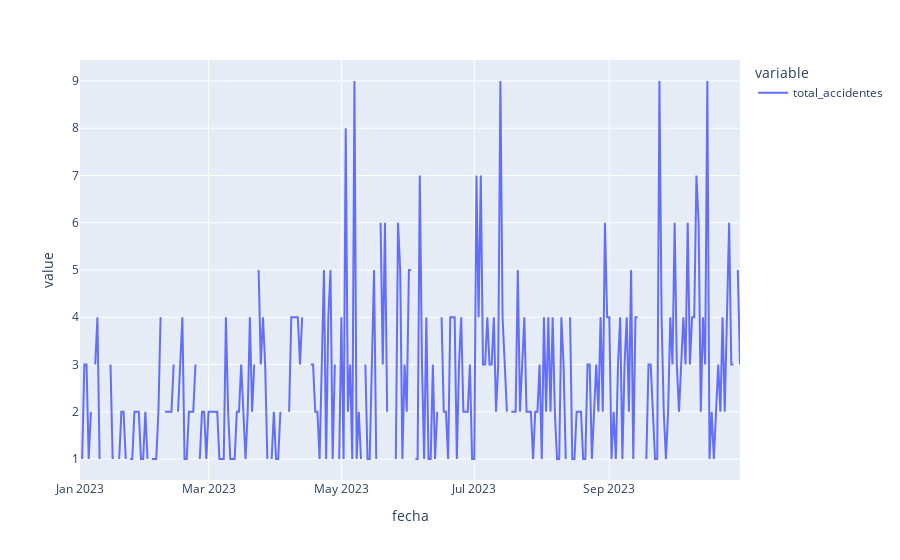

Source (notebook cell):
### Code cell
px.line(accidentes_2023['total_accidentes'])

### Figure 1 — Plotly figure (JSON) as saved in the notebook; plotly's stock layout.template omitted (floating-point values rounded to 4 significant figures; data arrays with more than 128 entries replaced by an {"elided": "..."} marker saying what was removed)
{"data": [{"hovertemplate": "variable=total_accidentes<br>fecha=%{x}<br>value=%{y}<extra></extra>", "legendgroup": "total_accidentes", "line": {"color": "#636efa", "dash": "solid"}, "marker": {"symbol": "circle"}, "mode": "lines", "name": "total_accidentes", "orientation": "v", "showlegend": true, "type": "scatter", "x": {"elided": "304 str values"}, "xaxis": "x", "y": {"elided": "304 int values"}, "yaxis": "y"}], "layout": {"legend": {"title": {"text": "variable"}, "tracegroupgap": 0}, "margin": {"t": 60}, "xaxis": {"anchor": "y", "domain": [0, 1], "title": {"text": "fecha"}}, "yaxis": {"anchor": "x", "domain": [0, 1], "title": {"text": "value"}}}}
